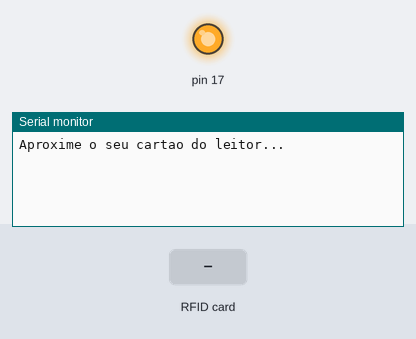
Bench run of a sketch on a simulated Arduino Leonardo, built with avr-gcc and run on an emulated ATmega32U4. Shown: output pins drawn as LEDs (lit = HIGH), the last lines printed to the serial monitor. The inputs (shaded band) are chosen by the test bench. USB keyboard and mouse output is not drawn.

Above: at 1.2 s.
1.3 s: RFID card 67 BB 78 34 held to the reader
At 2.0 s:
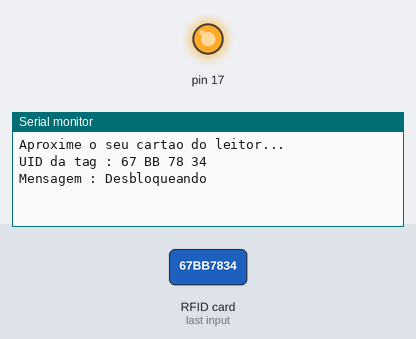
2.8 s: RFID card 0A C8 AB 1A held to the reader
At 5.0 s:
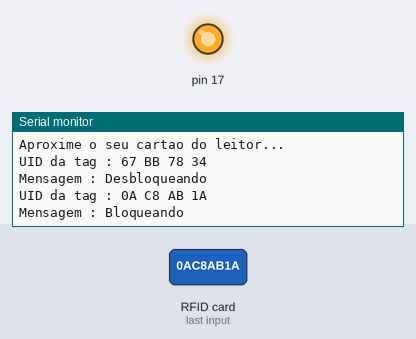
5.8 s: RFID card 5E 7A 19 C4 held to the reader
At 8.7 s:
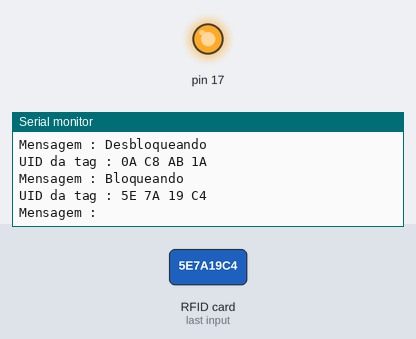

Measured:
- after the input at 1.3 s, the serial monitor: prints a new line at once (image 1)
- after the input at 2.8 s, the serial monitor: prints a new line after 1.7 s (image 2)
- after the input at 5.8 s, the serial monitor: prints a new line after 1.8 s (image 3)

The sketch:

UnlockPc.ino
```cpp
/*
   Curso de Arduino e AVR WR Kits Channel

   Aula 88 - RFID - Introdução


   Autor: Eng. Wagner Rambo  Data: Outubro de 2016

   www.wrkits.com.br | facebook.com/wrkits | youtube.com/user/canalwrkits

*/

// --- Bibliotecas Auxiliares ---
#include <SPI.h>
#include <MFRC522.h>
#include <Keyboard.h>

// --- Mapeamento de Hardware ---
#define SS_PIN 10
#define RST_PIN 9
MFRC522 mfrc522(SS_PIN, RST_PIN);   // Cria instância com MFRC522


// --- Variáveis Globais ---
char st[20];
char yourPwd[] = "2312";

// --- Configurações Iniciais ---
void setup()
{
  Serial.begin(9600);   // Inicia comunicação Serial em 9600 baud rate
  SPI.begin();          // Inicia comunicação SPI bus
  mfrc522.PCD_Init();   // Inicia MFRC522
  Keyboard.begin();
  Serial.println("Aproxime o seu cartao do leitor...");
  Serial.println();


} //end setup


// --- Loop Infinito ---
void loop()
{
  // Verifica novos cartões
  if ( ! mfrc522.PICC_IsNewCardPresent())
  {
    return;
  }
  // Seleciona um dos cartões
  if ( ! mfrc522.PICC_ReadCardSerial())
  {
    return;
  }

  // Mostra UID na serial
  Serial.print("UID da tag :");
  String conteudo= "";
  byte letra;
  for (byte i = 0; i < mfrc522.uid.size; i++)
  {
     Serial.print(mfrc522.uid.uidByte[i] < 0x10 ? " 0" : " ");
     Serial.print(mfrc522.uid.uidByte[i], HEX);
     conteudo.concat(String(mfrc522.uid.uidByte[i] < 0x10 ? " 0" : " "));
     conteudo.concat(String(mfrc522.uid.uidByte[i], HEX));
  }
  Serial.println();
  Serial.print("Mensagem : ");
  conteudo.toUpperCase();

  if (conteudo.substring(1) == "67 BB 78 34") //UID 1 - Chaveiro
  {
    Serial.println("Desbloqueando");
    Serial.println();
    //yourPwd
    Keyboard.press(KEY_RETURN);
    delay(200);
    Keyboard.releaseAll();
    Keyboard.print(yourPwd);
    delay(3000);

  }

  if (conteudo.substring(1) == "0A C8 AB 1A") //UID 2 - Cartao
  {
    Serial.println("Bloqueando");
    Serial.println();
    Keyboard.press(KEY_LEFT_GUI); // Tecla Win (Windows)
    Keyboard.press('l'); // Tecla 'l'
    delay(100);
    Keyboard.releaseAll();
    delay(3000);


  }


} //end loop
```
